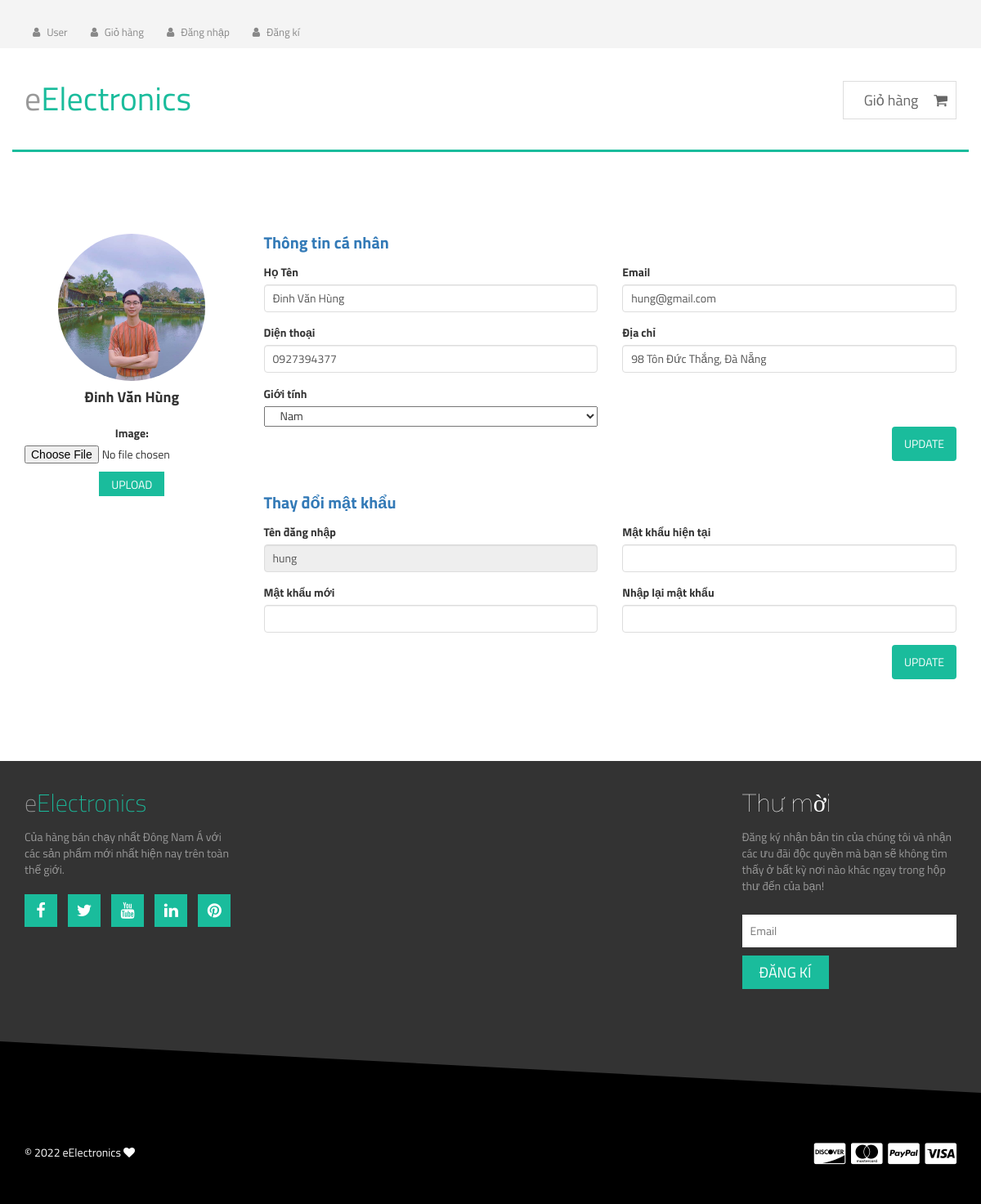
The app's page /user/profile/2, older data.
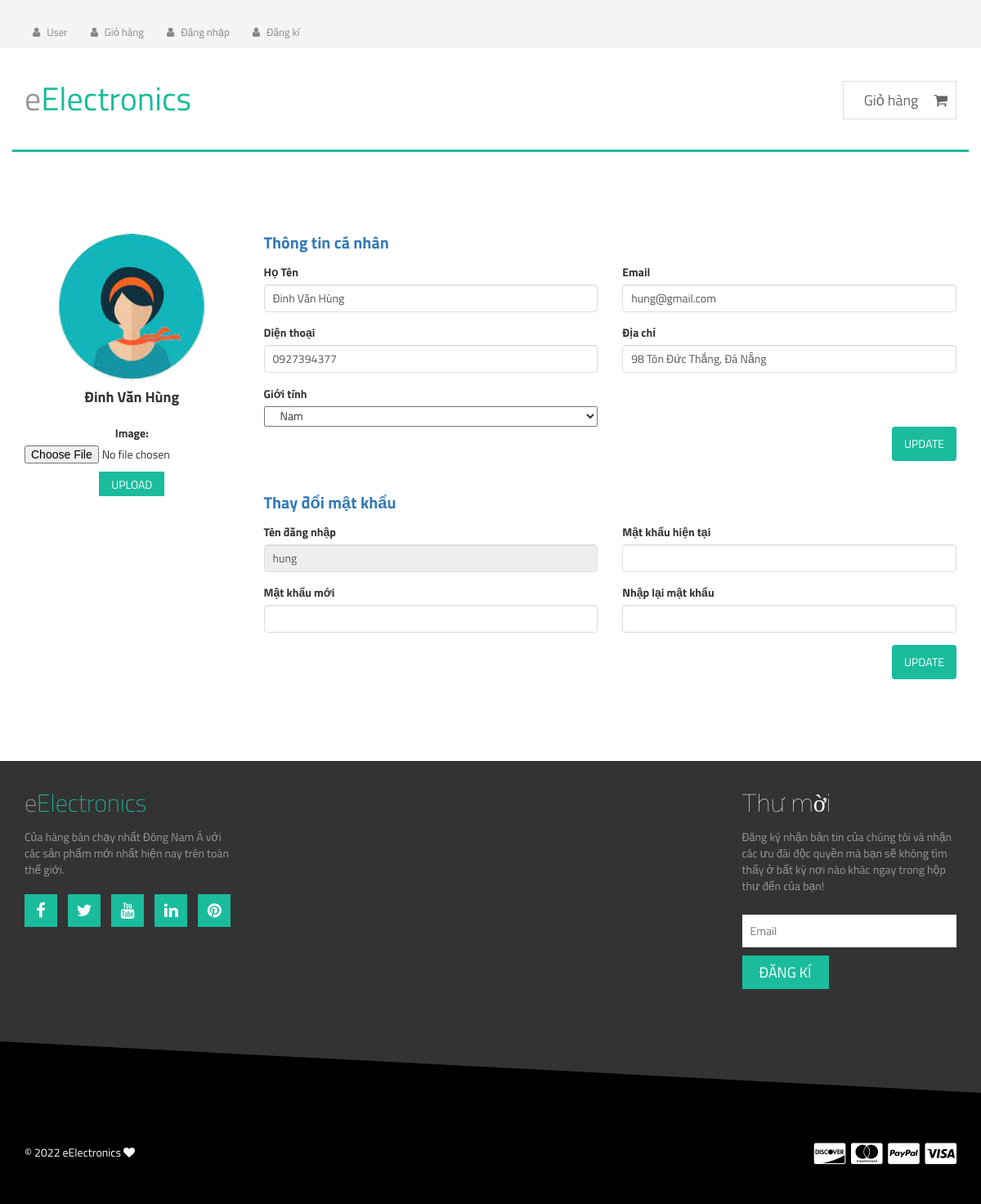
The same page, newer data.
### user/models.py (models this page shows)
class User(models.Model):
    id_user = models.IntegerField(primary_key=True,null=False)
    username = models.CharField(max_length=100,null=False)
    password = models.CharField(max_length=100,null=False)
    hoten = models.CharField(max_length=100)
    gioitinh = models.BooleanField(default=True)
    diachi = models.CharField(max_length=100)
    dienthoai =  models.CharField(max_length=100)
    email = models.EmailField(max_length=100)
    quyen = models.BooleanField(default=True)
    image = models.ImageField(upload_to='users/', blank=True)

### user/views.py (the view, shortened to what this page needs)
# urls.py: path('profile/<id>',views.update_profile ,name='profile'),
def update_profile(request,id):
    user = User.objects.filter(pk = id).first()
    form = UserImageForm()
    return render(request,'store/update_profile.html',{'user':user,'form1':form})

### user/forms.py
class UserImageForm(forms.ModelForm):
    class Meta:
        model = User
        fields = ['image']

### templates/store/update_profile.html (shortened to what the changed rows need)
{% load static%}
<!DOCTYPE html>
<html lang="en">
  <head>
    <link
      rel="stylesheet"
      href="http://maxcdn.bootstrapcdn.com/bootstrap/3.2.0/css/bootstrap.min.css"
    />
    <link
      rel="stylesheet"
      href="http://maxcdn.bootstrapcdn.com/font-awesome/4.3.0/css/font-awesome.min.css"
    />
    <link rel="stylesheet" href=" {% static 'css/owl.carousel.css' %}" />
    <link rel="stylesheet" href=" {% static 'css/style.css' %}" />
    <link rel="stylesheet" href=" {% static 'css/responsive.css' %}" />
  </head>
  <body  >
    <div class="site-branding-area"  >
      <div class="container" style="margin-bottom: 100px!important;border-bottom: #1abc9c  solid;">
        <div class="row">
          <div class="col-sm-6">
            <div class="logo">
              <h1>
                <a href="{% url 'sanpham:home' %}">e<span>Electronics</span></a>
              </h1>
            </div>
          </div>
        </div>
      </div>
    </div>
<div class="container" style="margin-bottom: 100px!important;">
    <div class="row gutters">
      <div class="col-xl-3 col-lg-3 col-md-12 col-sm-12 col-12">
        <div class="card h-100">
          <div class="card-body">
            <div class="account-settings">
              <div class="user-profile">
                 <div class="user-avatar">
                   {% if user.image %}
                  <img
                    src="{{user.image.url}}"
                    style="height: 180px; width:180px;object-fit: cover;"
                  />
                  {%else%}
                  <img
                    src=""
                    alt="{{user.hoten}}"
                  />
                  {%endif%}
                </div>
                <h5 class="user-name" style="font-size: 18px">{{user.hoten}}</h5>
                <form method = "post" action="{% url 'user:avatarView'%}" enctype="multipart/form-data">
                  {% csrf_token %}   {{ form1.as_p }}
                  <button type="submit" style="height: 30px; font-size:14px; line-height: 10px; "> Upload </button>
              </form>
              </div>
            </div>
          </div>
        </div>
      </div>
      <div class="col-xl-9 col-lg-9 col-md-12 col-sm-12 col-12">
        <div class="card h-100">
          <form action="{% url 'user:profile' request.session.id_user %}" method="post">
          <div class="card-body">
            <div class="row gutters">
              <div class="col-xl-6 col-lg-6 col-md-6 col-sm-6 col-12">
                <div class="form-group">
                  <label >Họ Tên</label>
                  <input
                    type="text"
                    class="form-control"
                    name="hoten"
                    value = "{{user.hoten}}"
                  />
                </div>
              </div>
              <div class="col-xl-6 col-lg-6 col-md-6 col-sm-6 col-12">
                <div class="form-group">
                  <label>Email</label>
                  <input
                    type="email"
                    class="form-control"
                    name="email"
                    value = "{{user.email}}"
                  />
                </div>
              </div>
              <div class="col-xl-6 col-lg-6 col-md-6 col-sm-6 col-12">
                <div class="form-group">
                  <label>Diện thoại</label>
                  <input
                    type="text"
                    class="form-control"
                    name="dienthoai"
                    value = "{{user.dienthoai}}"
                  />
                </div>
              </div>
              <div class="col-xl-6 col-lg-6 col-md-6 col-sm-6 col-12">
                <div class="form-group">
                  <label >Địa chỉ</label>
                  <input
                    type="text"
                    class="form-control"
                    name = "diachi"
                    value = "{{user.diachi}}"
                  />
                </div>
              </div>
            </div>
          </form>
          <form onsubmit="submitForm()"  action="{% url 'user:password' request.session.id_user %}" method="post" >
            <div class="row gutters">
              <div class="col-xl-6 col-lg-6 col-md-6 col-sm-6 col-12">
                <div class="form-group">
                  <label >Tên đăng nhập</label>
                  <input
                    type="text"
                    class="form-control"
                    name="username"
                    value = {{user.username}}
                    readonly
                  />
                </div>
              </div>
            </div>
          </form>
          </div>
        </div>
      </div>
    </div>
    <div class="footer-top-area">
      <div class="container">
        <div class="row">
          <div class="col-md-3 col-sm-6">
            <div class="footer-about-us">
              <h2>e<span>Electronics</span></h2>
            </div>
          </div>
          <div class="col-md-3 col-sm-6"  style="display:float;float:right">
            <div class="footer-newsletter">
              <h2 class="footer-wid-title">Thư mời</h2>
            </div>
          </div>
        </div>
      </div>
    </div>
  </body>
</html>

Row changes from the older to the newer data that the page shows:
changed User "Đinh Văn Hùng": image: a different picture
